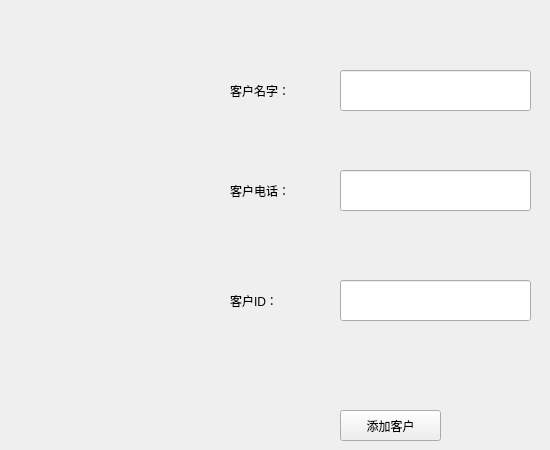
      <widget class="QWidget" name="tab_10">
       <attribute name="title">
        <string>添加客户</string>
       </attribute>
       <widget class="QLabel" name="label_36">
        <property name="geometry">
         <rect>
          <x>230</x>
          <y>70</y>
          <width>111</width>
          <height>41</height>
         </rect>
        </property>
        <property name="text">
         <string>客户名字：</string>
        </property>
       </widget>
       <widget class="QLineEdit" name="lineEdit_client_name">
        <property name="geometry">
         <rect>
          <x>340</x>
          <y>70</y>
          <width>191</width>
          <height>41</height>
         </rect>
        </property>
       </widget>
       <widget class="QLineEdit" name="lineEdit_client_tel">
        <property name="geometry">
         <rect>
          <x>340</x>
          <y>170</y>
          <width>191</width>
          <height>41</height>
         </rect>
        </property>
       </widget>
       <widget class="QLabel" name="label_37">
        <property name="geometry">
         <rect>
          <x>230</x>
          <y>170</y>
          <width>111</width>
          <height>41</height>
         </rect>
        </property>
        <property name="text">
         <string>客户电话：</string>
        </property>
       </widget>
       <widget class="QLineEdit" name="lineEdit_client_number">
        <property name="geometry">
         <rect>
          <x>340</x>
          <y>280</y>
          <width>191</width>
          <height>41</height>
         </rect>
        </property>
       </widget>
       <widget class="QLabel" name="label_38">
        <property name="geometry">
         <rect>
          <x>230</x>
          <y>280</y>
          <width>111</width>
          <height>41</height>
         </rect>
        </property>
        <property name="text">
         <string>客户ID：</string>
        </property>
       </widget>
       <widget class="QPushButton" name="pushButton_add_client">
        <property name="geometry">
         <rect>
          <x>340</x>
          <y>410</y>
          <width>101</width>
          <height>31</height>
         </rect>
        </property>
        <property name="text">
         <string>添加客户</string>
        </property>
       </widget>
       <widget class="QLabel" name="label_client_add_tel">
        <property name="geometry">
         <rect>
          <x>330</x>
          <y>230</y>
          <width>211</width>
          <height>41</height>
         </rect>
        </property>
        <property name="text">
         <string/>
        </property>
       </widget>
      </widget>
